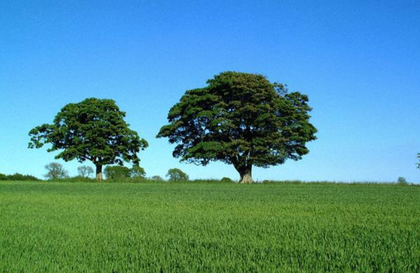
%> input picture DIA/A1/color.png, 420 x 273 px, shrunk from 880 x 572 before the run
$ octave HistRemapping.m   (GNU Octave 9; MATLAB toolbox functions it lacks are replaced by stand-ins)
%> lines starting %> are read from the running program, lines starting %| are printed output that depends on the picture
img1 = imread('color.png');
%> img1 is the input picture: size 273x420x3 uint8; mean R, G, B 82.2, 142.9, 149.2
img2 = imread('gray.png');
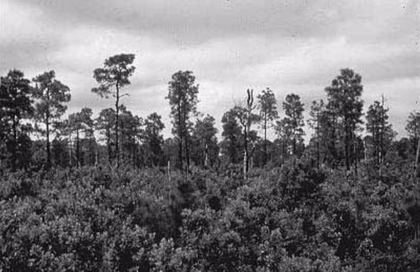
%> input picture DIA/A1/gray.png, 420 x 272 px, shrunk from 880 x 570 before the run
%> img2 is the input picture: size 272x420x3 uint8; mean R, G, B 121.6, 119.7, 121.6
I = rgb2gray(img2);
lab = rgb2lab(img1);
%> lab: size 273x420x3 double; mean of channels 1, 2, 3 55.7, -13.6, -7.7
l = lab(:,:,1);
a = lab(:,:,2);
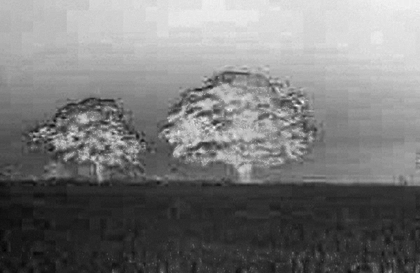
%> a: size 273x420 double; min -37.18, max 12.27, mean -13.63; drawn with min black and max white
b = lab(:,:,3);
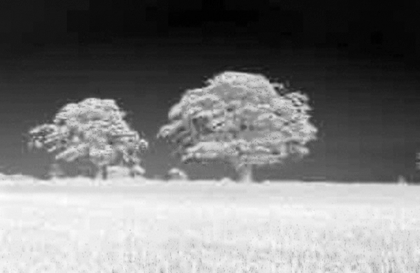
%> b: size 273x420 double; min -58.39, max 46.37, mean -7.7; drawn with min black and max white

lum = l/100;

[h2,bin] = imhist(double(I)/255);
%> h2 = 256 values, max 1033 at index 217, min 0 at index 1, mean 446.2; bin = 256 values from 0 to 1
J = histeq(lum,bin);
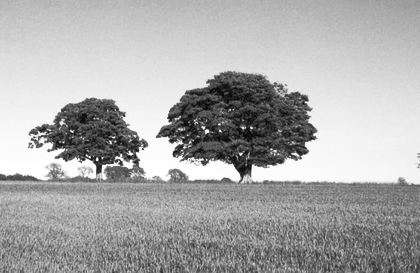
%> J: size 273x420 double; min 0.00392, max 1, mean 0.668
N = imhistmatch(lum,J,256);
% [9 lines of commented-out code are left out]
B=N;
Map = zeros(256,3);
for i=1:256
    R = abs(B-bin(i,1));
    [r,c] = find(R==min(min(R)));
    if isempty(r)==0
        Map(i,1) = l(r(1,1),c(1,1));
        Map(i,2) = a(r(1,1),c(1,1));
        Map(i,3) = b(r(1,1),c(1,1));
    end
end
%> this loop made 256 passes
%> (r, c) on passes 1 to 2: ([113; 133], [182; 251]), ([113; 133], [182; 251])
%> after the loop, Map = 256 rows, first 12: [0.156 0.801 -0.573; 0.156 0.801 -0.573; 0.374 0.851 -3.12; 0.374 0.851 -3.12; 0.374 0.851 -3.12; 0.825 0.311 -2.45; 0.825 0.311 -2.45; 0.825 0.311 -2.45; 0.825 0.311 -2.45; 1.2 -0.629 -1.5; 1.2 -0.629 -1.5; 1.2 -0.629 -1.5]

[r,c]=size(I);
%> r = 272; c = 420
Target = zeros(r,c,3);
for i=1:r
    for j=1:c
        Target(i,j,:)=Map(I(i,j)+1,:);
    end
end
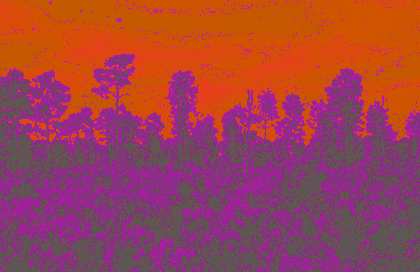
%> Target: size 272x420x3 double; mean R, G, B 37.5, -12.3, -6.8; drawn with min black and max white

RGB = lab2rgb(Target,'OutputType','uint8');
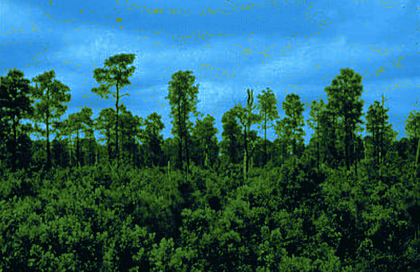
%> RGB: size 272x420x3 uint8; mean R, G, B 43.1, 97.8, 103.6
imshowpair(I,RGB,'montage');
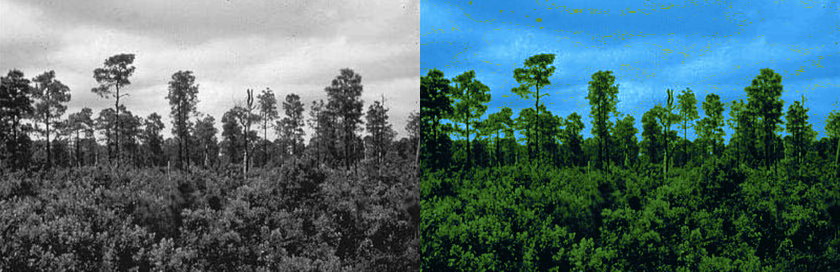
%> displayed picture: size 272x840x3, on the screen's scale of 0 to 255; mean R, G, B 82, 109.4, 112.3
